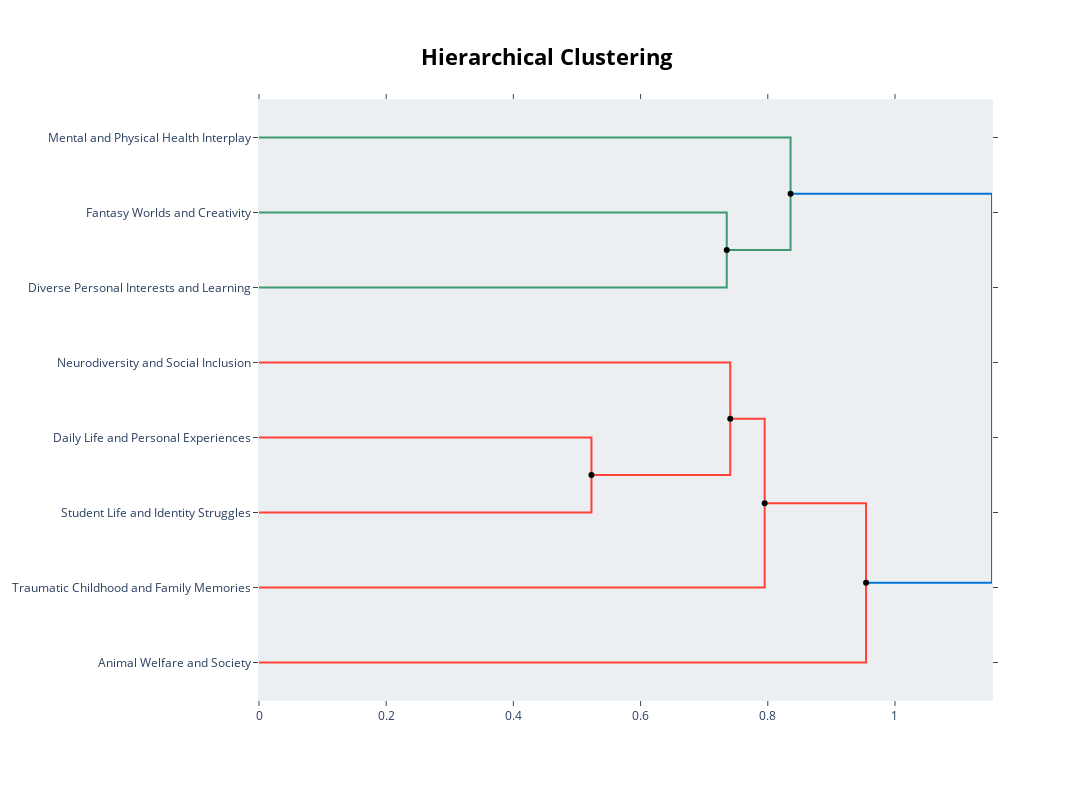
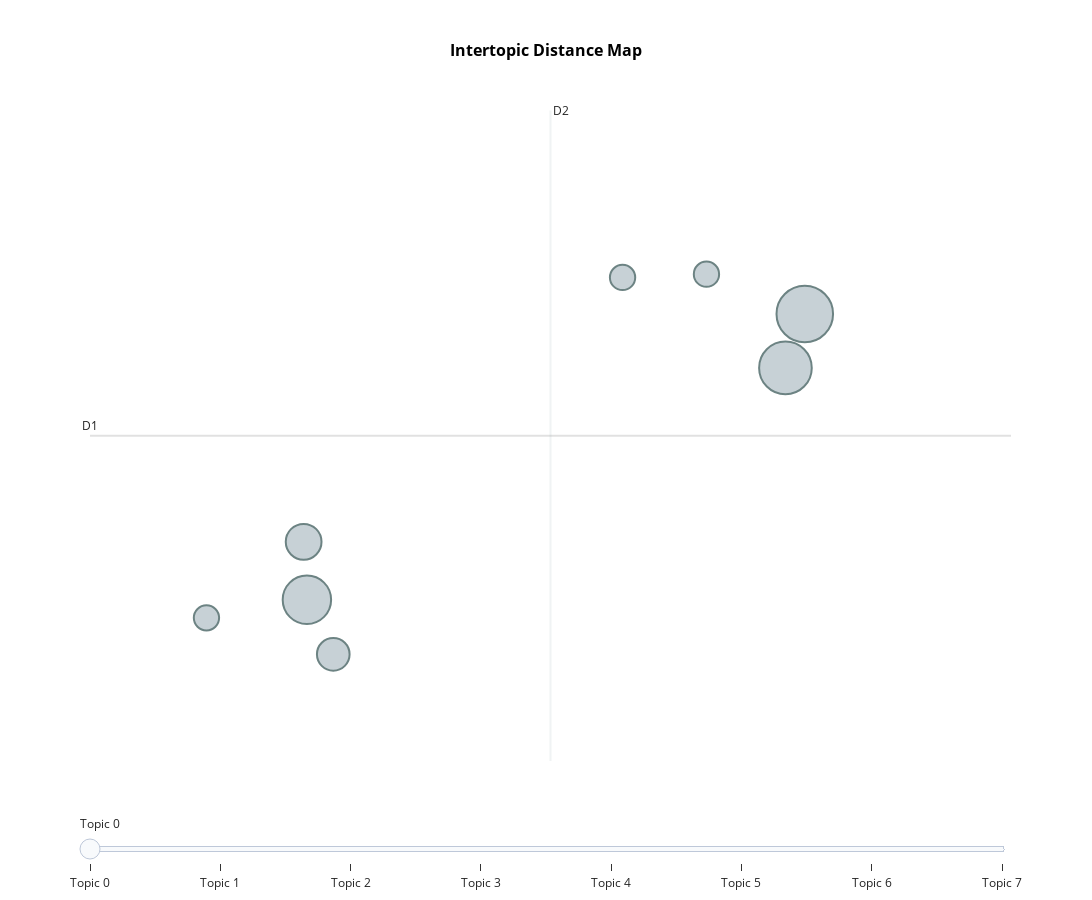
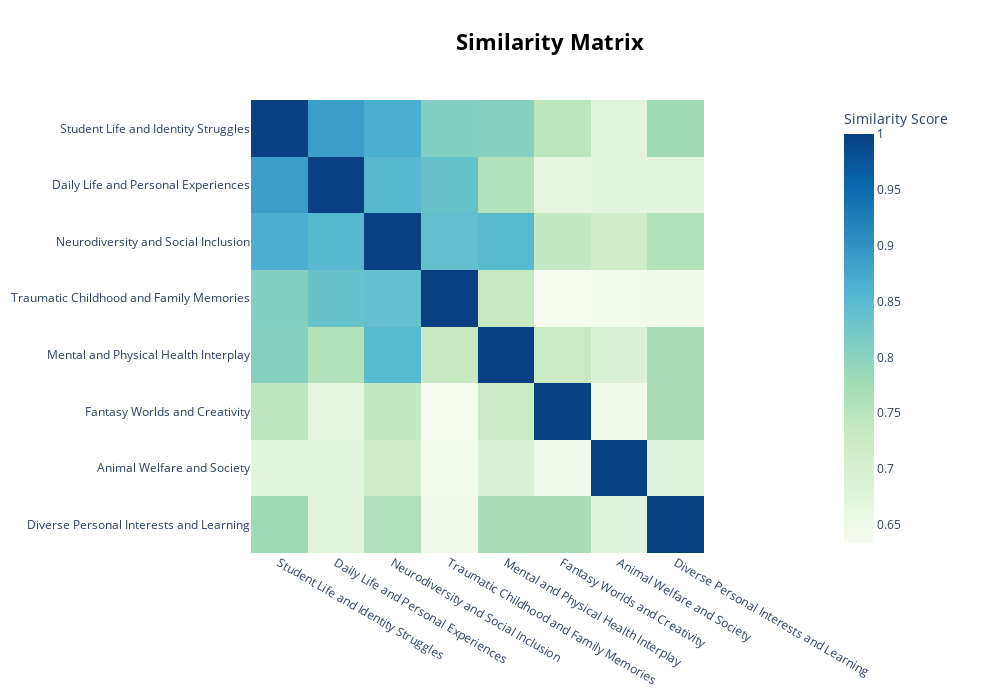
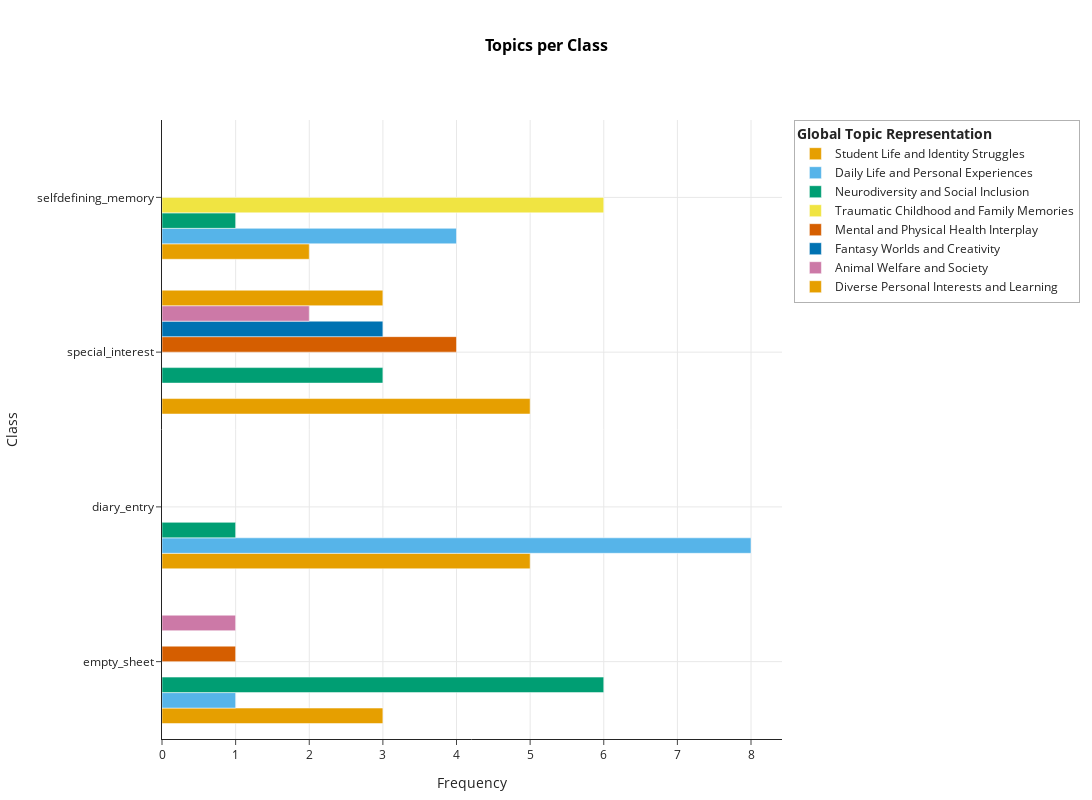

Source (notebook cell) for these figures, in order:
### Code cell
process_group(group_name, folder)

### Figure 1 — Plotly figure (JSON) as saved in the notebook; plotly's stock layout.template omitted (floating-point values rounded to 4 significant figures)
{"data": [{"hoverinfo": "text", "marker": {"color": "rgb(61,153,112)"}, "mode": "lines", "text": ["Fantasy Worlds and Creativity", "", "", "Diverse Personal Interests and Learning"], "type": "scatter", "x": [0.0, 0.7355, 0.7355, 0.0], "xaxis": "x", "y": [-15.0, -15.0, -25.0, -25.0], "yaxis": "y"}, {"hoverinfo": "text", "marker": {"color": "rgb(61,153,112)"}, "mode": "lines", "text": ["Mental and Physical Health Interplay", "", "", "tão_interesse especial_especial_tudo_interesse"], "type": "scatter", "x": [0.0, 0.8358, 0.8358, 0.7355], "xaxis": "x", "y": [-5.0, -5.0, -20.0, -20.0], "yaxis": "y"}, {"hoverinfo": "text", "marker": {"color": "rgb(255,65,54)"}, "mode": "lines", "text": ["Daily Life and Personal Experiences", "", "", "Student Life and Identity Struggles"], "type": "scatter", "x": [0.0, 0.5227, 0.5227, 0.0], "xaxis": "x", "y": [-45.0, -45.0, -55.0, -55.0], "yaxis": "y"}, {"hoverinfo": "text", "marker": {"color": "rgb(255,65,54)"}, "mode": "lines", "text": ["Neurodiversity and Social Inclusion", "", "", "dia_fazer_hoje_ainda_porque"], "type": "scatter", "x": [0.0, 0.741, 0.741, 0.5227], "xaxis": "x", "y": [-35.0, -35.0, -50.0, -50.0], "yaxis": "y"}, {"hoverinfo": "text", "marker": {"color": "rgb(255,65,54)"}, "mode": "lines", "text": ["porque_hoje_dia_bem_fazer", "", "", "Traumatic Childhood and Family Memories"], "type": "scatter", "x": [0.741, 0.7951, 0.7951, 0.0], "xaxis": "x", "y": [-42.5, -42.5, -65.0, -65.0], "yaxis": "y"}, {"hoverinfo": "text", "marker": {"color": "rgb(255,65,54)"}, "mode": "lines", "text": ["porque_hoje_ainda_dia_bem", "", "", "Animal Welfare and Society"], "type": "scatter", "x": [0.7951, 0.9545, 0.9545, 0.0], "xaxis": "x", "y": [-53.75, -53.75, -75.0, -75.0], "yaxis": "y"}, {"hoverinfo": "text", "marker": {"color": "rgb(0,116,217)"}, "mode": "lines", "text": ["saúde_interesse_tudo_tão_interesse especial", "", "", "porque_hoje_ainda_dia_fazer"], "type": "scatter", "x": [0.8358, 1.153, 1.153, 0.9545], "xaxis": "x", "y": [-12.5, -12.5, -64.38, -64.38], "yaxis": "y"}, {"hoverinfo": "text", "hovertext": ["porque_hoje_dia_bem_fazer", "porque_hoje_ainda_dia_bem", "saúde_interesse_tudo_tão_interesse especial"], "marker": {"color": "black"}, "mode": "markers", "showlegend": false, "type": "scatter", "x": [0.741, 0.7951, 0.8358], "y": [-42.5, -53.75, -12.5]}, {"hoverinfo": "text", "hovertext": ["tão_interesse especial_especial_tudo_interesse", "dia_fazer_hoje_ainda_porque", "porque_hoje_ainda_dia_fazer"], "marker": {"color": "black"}, "mode": "markers", "showlegend": false, "type": "scatter", "x": [0.7355, 0.5227, 0.9545], "y": [-20, -50, -64.38]}], "layout": {"autosize": false, "height": 800, "hoverlabel": {"bgcolor": "white", "font": {"family": "Rockwell", "size": 16}}, "hovermode": "closest", "margin": {"b": 100, "l": 100, "r": 100, "t": 100}, "plot_bgcolor": "#ECEFF1", "showlegend": false, "title": {"font": {"color": "Black", "size": 22}, "text": "<b>Hierarchical Clustering</b>", "x": 0.5, "xanchor": "center", "yanchor": "top"}, "width": 1400, "xaxis": {"mirror": "allticks", "rangemode": "tozero", "showgrid": false, "showline": true, "showticklabels": true, "ticks": "outside", "type": "linear", "zeroline": false}, "yaxis": {"mirror": "allticks", "range": [-80, 0], "rangemode": "tozero", "showgrid": false, "showline": true, "showticklabels": true, "tickmode": "array", "ticks": "outside", "ticktext": ["Mental and Physical Health Interplay", "Fantasy Worlds and Creativity", "Diverse Personal Interests and Learning", "Neurodiversity and Social Inclusion", "Daily Life and Personal Experiences", "Student Life and Identity Struggles", "Traumatic Childhood and Family Memories", "Animal Welfare and Society"], "tickvals": [-5, -15, -25, -35, -45, -55, -65, -75], "type": "linear", "zeroline": false}}}

### Figure 2 — Plotly figure (JSON) as saved in the notebook; plotly's stock layout.template omitted (floating-point values rounded to 4 significant figures)
{"data": [{"customdata": [[0, "Student Life and Identity Struggles", 15], [1, "Daily Life and Personal Experiences", 13], [2, "Neurodiversity and Social Inclusion", 11], [3, "Traumatic Childhood and Family Memories", 6], [4, "Mental and Physical Health Interplay", 5], [5, "Fantasy Worlds and Creativity", 3], [6, "Animal Welfare and Society", 3], [7, "Diverse Personal Interests and Learning", 3]], "hovertemplate": "<b>Topic %{customdata[0]}</b><br>%{customdata[1]}<br>Size: %{customdata[2]}", "legendgroup": "", "marker": {"color": "#B0BEC5", "line": {"color": "DarkSlateGrey", "width": 2}, "size": [15, 13, 11, 6, 5, 3, 3, 3], "sizemode": "area", "sizeref": 0.009375, "symbol": "circle"}, "mode": "markers", "name": "", "orientation": "v", "showlegend": false, "type": "scatter", "x": [9.522, 9.388, 6.073, 6.051, 6.256, 8.26, 5.378, 8.841], "xaxis": "x", "y": [9.983, 9.471, 7.27, 7.821, 6.752, 10.33, 7.098, 10.36], "yaxis": "y"}], "layout": {"annotations": [{"showarrow": false, "text": "D1", "x": 4.571, "y": 8.827, "yshift": 10}, {"showarrow": false, "text": "D2", "x": 7.761, "xshift": 10, "y": 11.91}], "height": 900, "hoverlabel": {"bgcolor": "white", "font": {"family": "Rockwell", "size": 16}}, "legend": {"itemsizing": "constant", "tracegroupgap": 0}, "margin": {"b": 80, "l": 80, "r": 80, "t": 100}, "shapes": [{"line": {"color": "#CFD8DC", "width": 2}, "type": "line", "x0": 7.761, "x1": 7.761, "y0": 5.739, "y1": 11.91}, {"line": {"color": "#9E9E9E", "width": 2}, "type": "line", "x0": 4.571, "x1": 10.95, "y0": 8.827, "y1": 8.827}], "sliders": [{"active": 0, "pad": {"t": 50}, "steps": [{"args": [{"marker.color": [["red", "#B0BEC5", "#B0BEC5", "#B0BEC5", "#B0BEC5", "#B0BEC5", "#B0BEC5", "#B0BEC5"]]}], "label": "Topic 0", "method": "update"}, {"args": [{"marker.color": [["#B0BEC5", "red", "#B0BEC5", "#B0BEC5", "#B0BEC5", "#B0BEC5", "#B0BEC5", "#B0BEC5"]]}], "label": "Topic 1", "method": "update"}, {"args": [{"marker.color": [["#B0BEC5", "#B0BEC5", "red", "#B0BEC5", "#B0BEC5", "#B0BEC5", "#B0BEC5", "#B0BEC5"]]}], "label": "Topic 2", "method": "update"}, {"args": [{"marker.color": [["#B0BEC5", "#B0BEC5", "#B0BEC5", "red", "#B0BEC5", "#B0BEC5", "#B0BEC5", "#B0BEC5"]]}], "label": "Topic 3", "method": "update"}, {"args": [{"marker.color": [["#B0BEC5", "#B0BEC5", "#B0BEC5", "#B0BEC5", "red", "#B0BEC5", "#B0BEC5", "#B0BEC5"]]}], "label": "Topic 4", "method": "update"}, {"args": [{"marker.color": [["#B0BEC5", "#B0BEC5", "#B0BEC5", "#B0BEC5", "#B0BEC5", "red", "#B0BEC5", "#B0BEC5"]]}], "label": "Topic 5", "method": "update"}, {"args": [{"marker.color": [["#B0BEC5", "#B0BEC5", "#B0BEC5", "#B0BEC5", "#B0BEC5", "#B0BEC5", "red", "#B0BEC5"]]}], "label": "Topic 6", "method": "update"}, {"args": [{"marker.color": [["#B0BEC5", "#B0BEC5", "#B0BEC5", "#B0BEC5", "#B0BEC5", "#B0BEC5", "#B0BEC5", "red"]]}], "label": "Topic 7", "method": "update"}]}], "title": {"font": {"color": "Black", "size": 16}, "text": "<b>Intertopic Distance Map</b>", "x": 0.5, "xanchor": "center", "y": 0.95, "yanchor": "top"}, "width": 1200, "xaxis": {"anchor": "y", "automargin": true, "domain": [0, 1], "gridcolor": "rgba(0,0,0,0.1)", "showgrid": true, "title": {"text": ""}, "visible": false}, "yaxis": {"anchor": "x", "automargin": true, "domain": [0, 1], "gridcolor": "rgba(0,0,0,0.1)", "showgrid": true, "title": {"text": ""}, "visible": false}}}

### Figure 3 — Plotly figure (JSON) as saved in the notebook; plotly's stock layout.template omitted (floating-point values rounded to 4 significant figures)
{"data": [{"coloraxis": "coloraxis", "hovertemplate": "x: %{x}<br>y: %{y}<br>Similarity Score: %{z}<extra></extra>", "name": "0", "type": "heatmap", "x": ["Student Life and Identity Struggles", "Daily Life and Personal Experiences", "Neurodiversity and Social Inclusion", "Traumatic Childhood and Family Memories", "Mental and Physical Health Interplay", "Fantasy Worlds and Creativity", "Animal Welfare and Society", "Diverse Personal Interests and Learning"], "xaxis": "x", "y": ["Student Life and Identity Struggles", "Daily Life and Personal Experiences", "Neurodiversity and Social Inclusion", "Traumatic Childhood and Family Memories", "Mental and Physical Health Interplay", "Fantasy Worlds and Creativity", "Animal Welfare and Society", "Diverse Personal Interests and Learning"], "yaxis": "y", "z": [[1.0, 0.8873, 0.8673, 0.8082, 0.8059, 0.745, 0.6752, 0.7811], [0.8873, 1.0, 0.8531, 0.836, 0.7582, 0.6686, 0.6735, 0.6764], [0.8673, 0.8531, 1.0, 0.8406, 0.8516, 0.7354, 0.7178, 0.7565], [0.8082, 0.836, 0.8406, 1.0, 0.7331, 0.6338, 0.6433, 0.6464], [0.8059, 0.7582, 0.8516, 0.7331, 1.0, 0.7296, 0.6899, 0.7696], [0.745, 0.6686, 0.7354, 0.6338, 0.7296, 1.0, 0.6478, 0.7671], [0.6752, 0.6735, 0.7178, 0.6433, 0.6899, 0.6478, 1.0, 0.6775], [0.7811, 0.6764, 0.7565, 0.6464, 0.7696, 0.7671, 0.6775, 1.0]]}], "layout": {"coloraxis": {"colorbar": {"title": {"text": "Similarity Score"}}, "colorscale": [[0, "rgb(247,252,240)"], [0.125, "rgb(224,243,219)"], [0.25, "rgb(204,235,197)"], [0.375, "rgb(168,221,181)"], [0.5, "rgb(123,204,196)"], [0.625, "rgb(78,179,211)"], [0.75, "rgb(43,140,190)"], [0.875, "rgb(8,104,172)"], [1, "rgb(8,64,129)"]]}, "height": 700, "hoverlabel": {"bgcolor": "white", "font": {"family": "Rockwell", "size": 16}}, "legend": {"title": {"text": "Trend"}}, "margin": {"b": 120, "l": 120, "r": 80, "t": 100}, "showlegend": true, "title": {"font": {"color": "Black", "size": 22}, "text": "<b>Similarity Matrix</b>", "x": 0.55, "xanchor": "center", "y": 0.95, "yanchor": "top"}, "width": 1000, "xaxis": {"anchor": "y", "constrain": "domain", "domain": [0, 1], "scaleanchor": "y"}, "yaxis": {"anchor": "x", "autorange": "reversed", "constrain": "domain", "domain": [0, 1]}}}

### Figure 4 — Plotly figure (JSON) as saved in the notebook; plotly's stock layout.template omitted (floating-point values rounded to 4 significant figures)
{"data": [{"hoverinfo": "text", "hovertext": ["<b>Topic 0</b><br>Words: tempo, coisas, trabalho, quero, dormir", "<b>Topic 0</b><br>Words: consigo, fazer, eventualmente, comigo própria, diário", "<b>Topic 0</b><br>Words: comecei, consigo, interesse, miúda, honestamente", "<b>Topic 0</b><br>Words: pergunta, percebi, fazer, consigo, comecei"], "marker": {"color": "#E69F00"}, "name": "Student Life and Identity Struggles", "orientation": "h", "type": "bar", "visible": true, "x": [3, 5, 5, 2], "y": ["empty_sheet", "diary_entry", "special_interest", "selfdefining_memory"]}, {"hoverinfo": "text", "hovertext": ["<b>Topic 1</b><br>Words: tirar, pensei, momentos, aqui, colegas", "<b>Topic 1</b><br>Words: hoje, dia, porque, ainda, casa", "<b>Topic 1</b><br>Words: gostava, semana, nunca, enquanto, percebi"], "marker": {"color": "#56B4E9"}, "name": "Daily Life and Personal Experiences", "orientation": "h", "type": "bar", "visible": true, "x": [1, 8, 4], "y": ["empty_sheet", "diary_entry", "selfdefining_memory"]}, {"hoverinfo": "text", "hovertext": ["<b>Topic 2</b><br>Words: pessoas, phda, lá, onde, vida", "<b>Topic 2</b><br>Words: ignorada, olhos, razão, tal, parece", "<b>Topic 2</b><br>Words: momento, phda, situações, outro, focada", "<b>Topic 2</b><br>Words: phda, anos, pessoas, vida, lá"], "marker": {"color": "#009E73"}, "name": "Neurodiversity and Social Inclusion", "orientation": "h", "type": "bar", "visible": true, "x": [6, 1, 3, 1], "y": ["empty_sheet", "diary_entry", "special_interest", "selfdefining_memory"]}, {"hoverinfo": "text", "hovertext": ["<b>Topic 3</b><br>Words: mãe, memória, anos, muitas, pq"], "marker": {"color": "#F0E442"}, "name": "Traumatic Childhood and Family Memories", "orientation": "h", "type": "bar", "visible": true, "x": [6], "y": ["selfdefining_memory"]}, {"hoverinfo": "text", "hovertext": ["<b>Topic 4</b><br>Words: pensamentos, sentimentos, boa, tudo, saúde", "<b>Topic 4</b><br>Words: saúde, interesse, difícil porque, teoria, pergunta difícil"], "marker": {"color": "#D55E00"}, "name": "Mental and Physical Health Interplay", "orientation": "h", "type": "bar", "visible": true, "x": [1, 4], "y": ["empty_sheet", "special_interest"]}, {"hoverinfo": "text", "hovertext": ["<b>Topic 5</b><br>Words: mundo, tão, vários, sei explicar, pergunta difícil"], "marker": {"color": "#0072B2"}, "name": "Fantasy Worlds and Creativity", "orientation": "h", "type": "bar", "visible": true, "x": [3], "y": ["special_interest"]}, {"hoverinfo": "text", "hovertext": ["<b>Topic 6</b><br>Words: serem, verdadeiramente, tendência, motivos, etc", "<b>Topic 6</b><br>Words: adoro, comportamento, maior, saber, sempre"], "marker": {"color": "#CC79A7"}, "name": "Animal Welfare and Society", "orientation": "h", "type": "bar", "visible": true, "x": [1, 2], "y": ["empty_sheet", "special_interest"]}, {"hoverinfo": "text", "hovertext": ["<b>Topic 7</b><br>Words: áreas, tudo, interesse especial, especial, interesse"], "marker": {"color": "#E69F00"}, "name": "Diverse Personal Interests and Learning", "orientation": "h", "type": "bar", "visible": true, "x": [3], "y": ["special_interest"]}], "layout": {"height": 800, "hoverlabel": {"bgcolor": "white", "font": {"family": "Rockwell", "size": 16}}, "legend": {"bgcolor": "rgba(255,255,255,0.8)", "bordercolor": "rgba(0,0,0,0.3)", "borderwidth": 1, "orientation": "v", "title": {"text": "<b>Global Topic Representation"}, "x": 1.02, "xanchor": "left", "y": 1, "yanchor": "top"}, "margin": {"b": 60, "l": 60, "r": 60, "t": 120}, "showlegend": true, "title": {"font": {"color": "Black", "size": 16}, "text": "<b>Topics per Class</b>", "x": 0.5, "xanchor": "center", "y": 0.95, "yanchor": "top"}, "width": 1200, "xaxis": {"showgrid": true, "title": {"text": "Frequency"}}, "yaxis": {"showgrid": true, "title": {"text": "Class"}}}}
